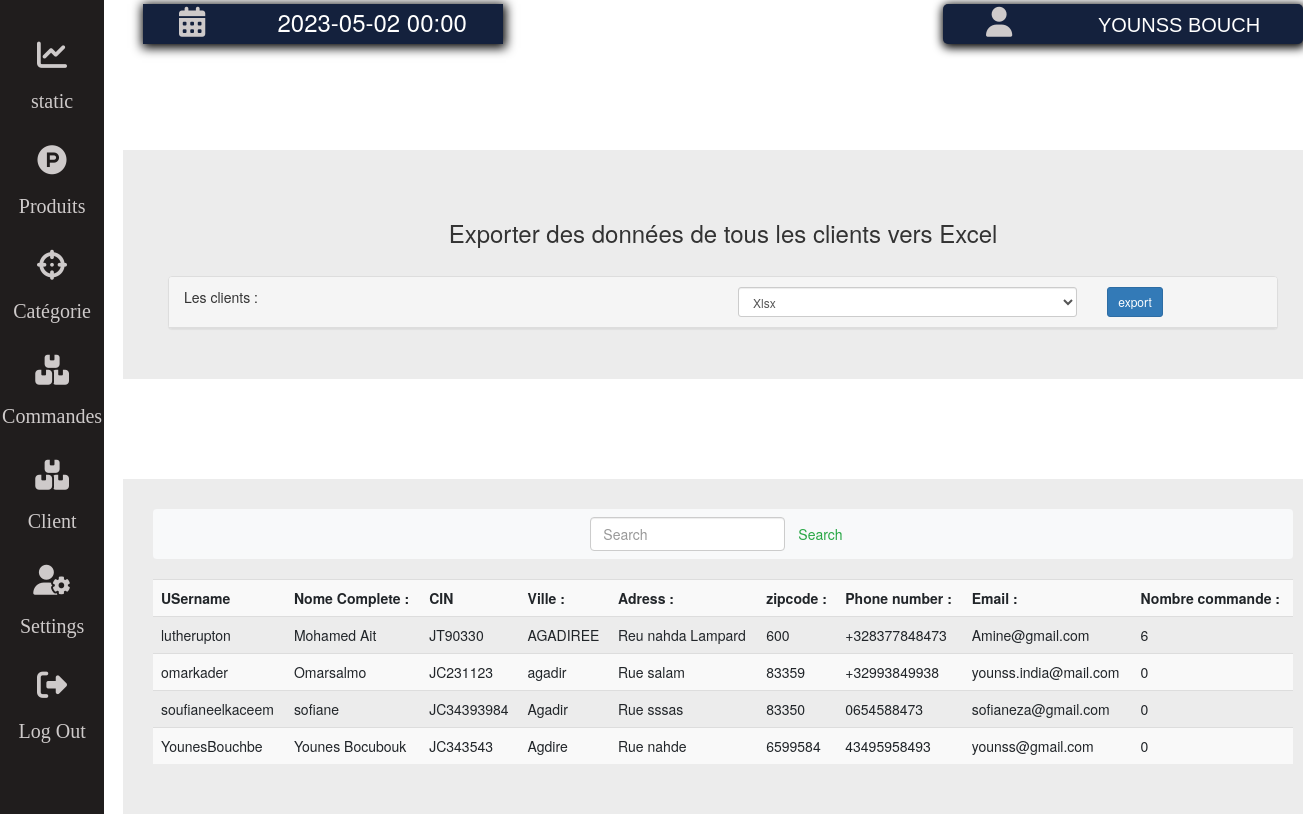
/stageopti/dashboard/content/clientliste.php (signed in), run on the app's committed database.
### tables this page shows
CREATE TABLE `tclient` (
  `cuser` varchar(100) NOT NULL,
  `cpassword` varchar(100) DEFAULT NULL,
  `email` varchar(50) DEFAULT NULL,
  `nomc` varchar(50) DEFAULT NULL,
  `adress` varchar(100) DEFAULT NULL,
  `ville` varchar(50) DEFAULT NULL,
  `codepostal` varchar(50) DEFAULT NULL,
  `cin` varchar(50) DEFAULT NULL,
  `tele` varchar(50) DEFAULT NULL,
  PRIMARY KEY (`cuser`),
  UNIQUE KEY `email` (`email`)
);

### stageopti/dashboard/dtb.php (called while the page is built, shortened)
<?php
class daoges{
    function connexion(){
        $sqldt = new PDO('mysql:host=localhost;dbname=ecommestg','root','toor');
		return $sqldt;
    }
    function returnallclientinfo(){
        $bdd = $this->connexion();
        $log = $bdd->query("SELECT * FROM tclient ");
        while($ligne= $log->fetch()){
            $liste[]=[$ligne['cuser'],$ligne['cpassword'],$ligne['email'],$ligne['nomc'],$ligne['adress'],$ligne['ville'],$ligne['codepostal'],$ligne['cin'],$ligne['tele']];
            }
        return $liste;
    }
    function nbcommand($email){
        $bdd = $this->connexion();
        $log = $bdd->query("SELECT * FROM commande WHERE cemail = '$email'");
        return $log->rowCount();
    }
    function alladminstration($user){
        $bdd = $this->connexion();
        if($user!=""){
            $respose = $bdd->query("SELECT * FROM administration WHERE user = '$user'");
            while($ligne= $respose->fetch()){
                $liste[]=[$ligne['user'],$ligne['Email'],$ligne['FullNom'],$ligne['type']];
            }
        }else{
        $respose = $bdd->query("SELECT * FROM administration");
        while($ligne= $respose->fetch()){
            $liste[]=[$ligne['user'],$ligne['Email'],$ligne['FullNom'],$ligne['type']];
        }
        }
        return $liste;
    }
    function listecommand($numcomm){
        $bdd = $this->connexion();
        if($numcomm==""){
            $respose = $bdd->query("SELECT * FROM commande  NATURAL JOIN produit WHERE commande.prodpid = produit.pid ");
            while($ligne= $respose->fetch()){
                $liste[]=[$ligne['numcomand'],$ligne['ptitre'],$ligne['cdate'],$ligne['pquantité'],$ligne['prix'],$ligne['cstatus'],$ligne['Cfullnome'],$ligne['Cadress'],$ligne['cPmode'],$ligne['Cphone'],$ligne['CIN']];
            }
            return $liste;
        }
    }
    function slecttype(){
           $bdd = $this->connexion();
           $respose = $bdd->query("SELECT * FROM typeproduite ");
            while($ligne= $respose->fetch()){
                $liste[]=[$ligne['ntype'],$ligne['unite'],$ligne['description']];
            }
            return $liste;
    }
    function listeprudect($pid){
        $bdd = $this->connexion();
        if($pid == ""){
            $respose = $bdd->query("SELECT * FROM produit  ");
            while($ligne= $respose->fetch()){
                $liste[]=[$ligne['pid'],$ligne['ptitre'],$ligne['pcategorie'],$ligne['quantité'],$ligne['discount'],$ligne['prixV'],$ligne['prixA'],$ligne['ptype'],$ligne['desci'],$ligne['tva']];
            }
            return $liste;
        }else{
            $respose = $bdd->query("SELECT * FROM produit WHERE pid = $pid  ");
            while($ligne= $respose->fetch()){
                $liste[]=[$ligne['pid'],$ligne['ptitre'],$ligne['pcategorie'],$ligne['quantité'],$ligne['discount'],$ligne['prixV'],$ligne['prixA'],$ligne['ptype'],$ligne['desci']];
            }
            return $liste;
        }
    }
    function listecat(){
        $bdd = $this->connexion();
        $respose = $bdd->query("SELECT * FROM catégorie ");
        while($ligne= $respose->fetch()){
            $nomcat = $ligne['Ncatégorie'];
            $response2 = $bdd->query("SELECT * FROM produit WHERE pcategorie ='$nomcat' ");
            $nbprd = $response2->rowCount();
            $liste[]=[$ligne['Ncatégorie'],$ligne['desci'],$ligne['cimage'],$nbprd];
        }
        return $liste;
    }
}
?>

### stageopti/dashboard/content/clientliste.php (the view, shortened to what this page needs)
<!doctype html>
<html >
<head>
    <link rel="stylesheet" href="https://cdn.jsdelivr.net/npm/bootstrap@4.5.3/dist/css/bootstrap.min.css">
    <link rel="stylesheet" href="https://maxcdn.bootstrapcdn.com/bootstrap/3.4.1/css/bootstrap.min.css">
    <link rel="stylesheet" href="css/dashboard.css">
    <link rel="stylesheet" type="text/css" href="../css/dashboard.css">
    <link rel="stylesheet" type="text/css" href="../css/addprouit.css">
    <link rel="stylesheet" type="text/css" href="../css/typestyle.css">
</head>
<body>
        <?php   include("headerdash.php")    ?>
        <section class="stat">
               <div class="container">
           <br />
           <h3 align="center">Exporter des données de tous les clients  vers Excel</h3>
           <br />
       <div class="panel panel-default">
         <div class="panel-heading">
           <form method="post" action="../php_spreadsheet_export.php">
             <div class="row">
               <div class="col-md-6">Les clients  : </div>
               <div class="col-md-4">
                 <select name="file_type" class="form-control input-sm">
                   <option value="Xlsx">Xlsx</option>
                 </select>
               </div>
               <div class="col-md-2">
                 <input type="submit" name="exportclient" class="btn btn-primary btn-sm" value="export" />
               </div>
             </div>
           </form>
         </div>
       </div>
       </div>
       </section>
            <section class="stat">
                    <nav class="navbar navbar-light bg-light">
                                <div class="container-fluid">
                                    <form class="d-flex" action=clientliste.php>
                                    <input class="form-control me-2" type="search" placeholder="Search" aria-label="Search" name="cuser">
                                    <button class="btn btn-outline-success" type="submit" name="Searchcl">Search</button>
                                    </form>
                                </div>
                    </nav>
            <div class="Clientinfo">
                <table class="table table-striped">
                    <tr>
                        <th>USername </th>
                        <th>Nome Complete :</th>
                        <th>CIN</th>
                        <th>Ville : </th>
                        <th>Adress :</th>
                        <th>zipcode : </th>
                        <th>Phone number :</th>
                        <th>Email :</th>
                        <th>Nombre commande :</th>
                    </tr>
                    <?php
                    if($clientlst != NULL){
                         foreach($clientlst as $client  ){
                    ?>
                    <tr>
                    <td><?php   echo $client[0] ?></td>
                        <td><?php   echo $client[3] ?></td>
                        <td><?php   echo $client[7] ?></td>
                        <td><?php   echo $client[5] ?></td>
                        <td><?php   echo $client[4] ?></td>
                        <td><?php   echo $client[6] ?></td>
                        <td><?php   echo $client[8] ?></td>
                        <td><?php   echo $client[2] ?></td>
                        <td><?php   echo $dao->nbcommand($client[2]); ?></td>
                    </tr>
                    <?php
                        }
                    }
                    ?>
                </table>
            </div>
            </section>
</body>
</html>

### stageopti/dashboard/content/headerdash.php (shortened to what this page needs)
<?php
include("../dtb.php");
$dao = new daoges();
$catliste = $dao->listecat();
$typeliste = $dao->slecttype();
$admin = $dao->alladminstration("");
if(isset($_GET['Search']))
{
    $pid = $_GET["pidpro"];
    $nbr = $dao->nombreprudect($pid);
    if($nbr >0) $lst=$dao->listeprudect($pid);
}else{
    $nbr = $dao->nombreprudect("");
    if($nbr >0) $lst=$dao->listeprudect("");
}
if(isset($_GET['commandSearch'])){
    $nomcom = $_GET["commandnum"];
    $nbrC = $dao->nombrecommande($nomcom);
    if($nbrC >0) $lst2=$dao->listecommand($nomcom);
}else{
    if(isset($_GET['cstatus'])){
        $stat= $_GET['cstatus'];
        $bdd = $dao->connexion();
        $respose = $bdd->query("SELECT * FROM commande  WHERE cstatus = '$stat' ");
        $nbrC = $respose->rowCount();
        if($nbrC > 0) $lst2=$dao->listeparetat($stat);
    }else
    {
        $nbrC = $dao->nombrecommande("");
        if($nbrC > 0) $lst2=$dao->listecommand("");
    }
}
if(isset($_GET['Searchcl'])){
    $user = $_GET['cuser'];
    $clientlst = $dao->returnclientinfo($user);
}else{
    $clientlst = $dao->returnallclientinfo();
}
?>
<section id="container">
        <aside id="asidemenu">
            <div class="box">
                <div class="icon">
                    <a href="../index.php"><i class="fas fa-chart-line st"></i></a>
                    <h3>static</h3>
                </div>
            </div>
            <div class="box">
                <div class="icon">
                    <a href="lesproduites.php"><i class="fab fa-product-hunt st"></i>  </a>
                     <h3>Produits</h3>
                </div>
            </div>
            <div class="box">
                <div class="icon">
                <a href="catégories.php"><i class="fas fa-crosshairs st"></i></a>
                    <h3>Catégorie</h3>
                </div>
            </div>
            <div class="box">
                <div class="icon">
                    <a href="lescommandes.php"><i class="fas fa-boxes st"></i></a>
                    <h3>Commandes</h3>
                </div>
            </div>
            <div class="box">
                <div class="icon">
                    <a href="clientliste.php"><i class="fas fa-boxes st"></i></a>
                    <h3>Client</h3>
                </div>
            </div>
            <div class="box">
                <div class="icon">
                    <a href="administration.php"><i class="fas fa-user-cog st"></i></a>
                    <h3>Settings</h3>
                </div>
            </div>
            <div class="box">
                <div class="icon">
                    <a href="../php/dropsession.php"><i class="fas fa-sign-out-alt st"></i></a>
                    <h3>Log Out</h3>
                </div>
            </div>
        </aside>
        <div id="leftside">
            <nav id="navig">
                <div class="clock">
                    <i class="fas fa-calendar-alt icuser"></i>
                    <h3> <?php  echo   date("Y-m-d"); ?> <span ></span> 00:00</h3>
                </div>
                <div class="adm">
                <i class="fas fa-user icuser"></i>
                <a href="" class="admusername"><?php  echo   $_SESSION['name'] ?></a>
                </div>
            </nav>

### stageopti/dashboard/css/dashboard.css (style rules this page uses)
* { margin: 0; padding: 0; }
#container { display: flex; justify-content: space-around; }
#asidemenu { width: 8%; height: 900px; background-color: rgb(32, 29, 29); position: fixed; left: 0; top: 0; bottom: 0; margin: 10 0px; padding: 20px 0px; }
.box { width: 100%; height: 100px; margin: 5px auto; text-align: center; padding-top: 15px; }
.st { color: rgb(206, 202, 202); font-size: 30px; }
.icon h3 { color: rgb(206, 202, 202); font-family: brands; font-size: 20px; padding-top: -10px; }
#leftside { width: 93%; margin-left: 123px; }
#navig { width: 100%; height: 50px; display: flex; justify-content: space-between; }
.clock { width: 30%; height: 40px; margin-top: 4px; margin-left: 20px; text-align: center; font-size: 10px; background-color: #14213d; box-shadow: 1px 2px 10px 2px #000000; display: flex; justify-content: space-around; }
.clock h3 { margin-top: 5px; color: white; }
.adm { width: 30%; height: 40px; margin-top: 4px; margin-right: 20px; display: flex; justify-content: space-around; background-color: #14213d; border-radius: 5px; box-shadow: 1px 2px 10px 2px #000000; }
.icuser { font-size: 30px; color: rgb(206, 202, 202); padding-top: 3px; }
.admusername { padding-top: 7px; color: white; font-family: 'Lucida Sans', 'Lucida Sans Regular', 'Lucida Grande', 'Lucida Sans Unicode', Geneva, Verdana, sans-serif; font-size: 20px; text-transform: uppercase; text-decoration: none; }
.stat { width: 100%; background-color: rgb(160, 160, 160,0.2); padding: 30px; margin-top: 100px; }

### data on the page
tclient: cuser "lutherupton", nomc "Mohamed Ait", cin "JT90330", ville "AGADIREE", adress "Reu nahda Lampard", codepostal "600", tele "+328377848473", email "Amine@gmail.com", nbcommand "6"
tclient: cuser "omarkader", nomc "Omarsalmo", cin "JC231123", ville "agadir", adress "Rue salam", codepostal "83359", tele "+32993849938", email "younss.india@mail.com", nbcommand "0"
tclient: cuser "soufianeelkaceem", nomc "sofiane", cin "JC34393984", ville "Agadir", adress "Rue sssas", codepostal "83350", tele "0654588473", email "sofianeza@gmail.com", nbcommand "0"
tclient: cuser "YounesBouchbe", nomc "Younes Bocubouk", cin "JC343543", ville "Agdire", adress "Rue nahde", codepostal "6599584", tele "43495958493", email "younss@gmail.com", nbcommand "0"

### other printed values
$_SESSION['name'] "YOUNSS BOUCH"
